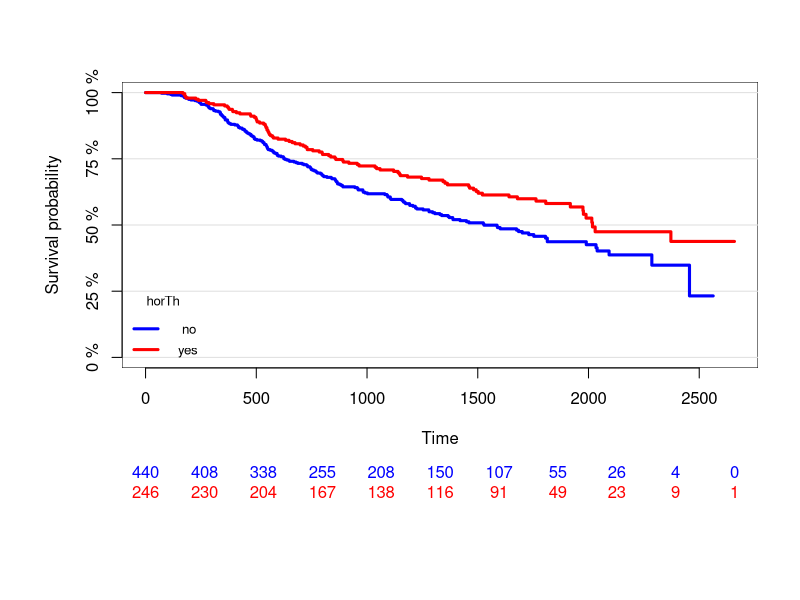

Reproduce this figure in R.
## ---- chunk 1
knitr::opts_chunk$set(echo = TRUE)
## ---- chunk 2
# ==== libraries ====
library(dplyr)
library(TH.data)
library(prodlim)
library(MASS)
library(combinat)
library(vcd)

# ==== load data ====
data("GBSG2")
## ---- chunk 3
km0 <- prodlim(Hist(time,cens)~horTh,data=GBSG2)
## first show Kaplan-Meier without confidence limits
plot(km0,
     legend.x="bottomleft", # positition of legend
     legend.cex=0.8,
     col=c("blue","red"),
     confint=FALSE)
## ---- chunk 4
Y <- GBSG2[[ncol(GBSG2)]]
Z <- GBSG2[[1]]
X <- GBSG2[2:(ncol(GBSG2)-2)]
